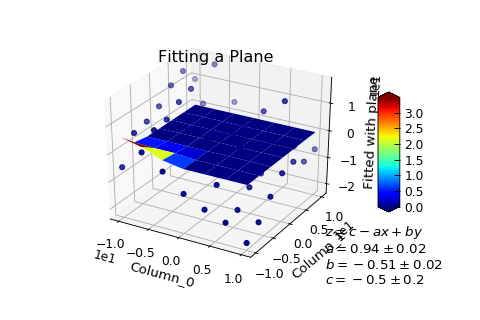

Write the Python code that produced this figure.
"""Use curve_fit to fit a plane to some data."""
from __future__ import print_function
from Stoner import Data
from numpy.random import normal
from numpy import linspace,meshgrid,column_stack
import matplotlib.cm as cmap
import matplotlib.pyplot as plt



def plane(coord,a,b,c):
    """Function to define a plane"""
    return c-(coord[0]*a+coord[1]*b)

coeefs=[1,-0.5,-1]
col=linspace(-10,10,6)
X,Y=meshgrid(col,col)
Z=plane((X,Y),*coeefs)+normal(size=X.shape,scale=7.0)
d=Data(column_stack((X.ravel(),Y.ravel(),Z.ravel())),filename="Fitting a Plane",setas="xyz")

d.column_headers=["X","Y","Z"]
d.figure(projection="3d")
d.plot_xyz(plotter="scatter",c=cmap.jet(d.z))

d.curve_fit(plane,[0,1],2,result=True)

d.setas="xy.z"
d.plot_xyz(linewidth=0,cmap=cmap.jet)

txt="$z=c-ax+by$\n"
txt+="\n".join([d.format("plane:{}".format(k),latex=True) for k in ["a","b","c"]])

ax=plt.gca(projection="3d")
ax.text(15,5,-50,txt)
d.draw()
